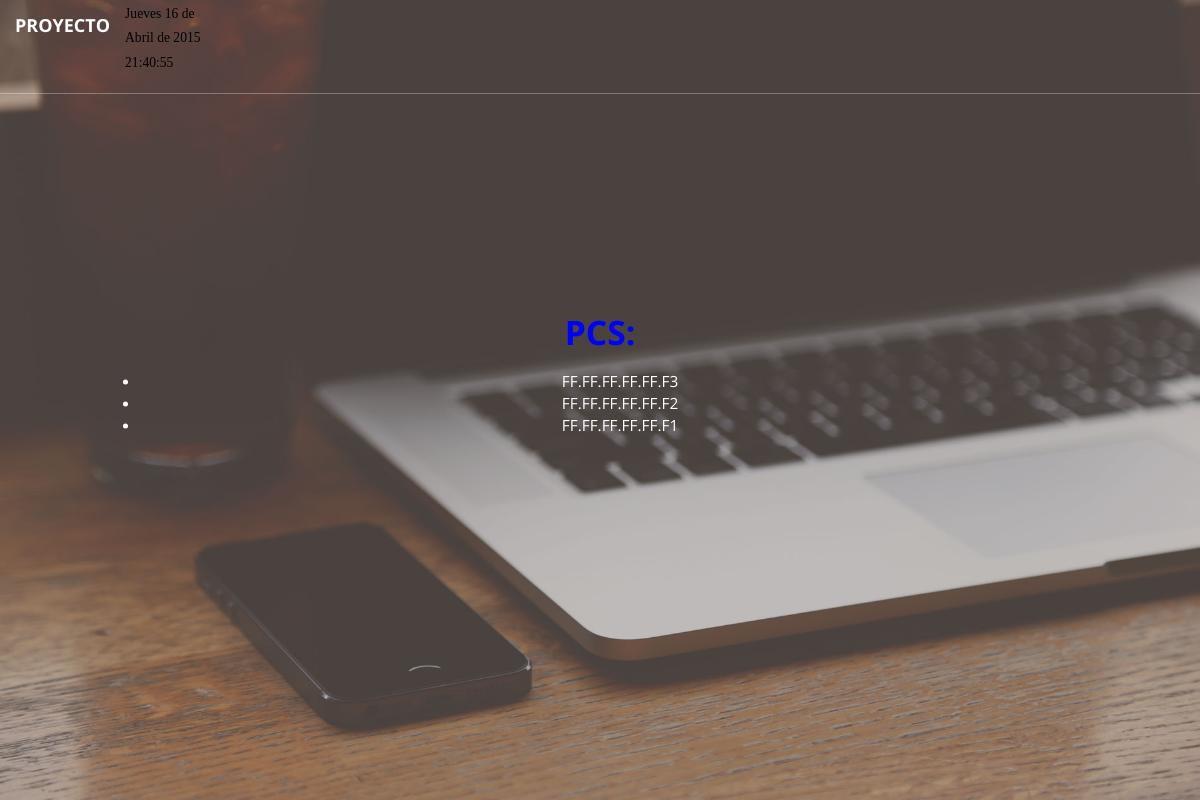
Page /maquinas/ on the committed database.
### maquinas/models.py (models this page shows, shortened)
class Pc(models.Model):
	salon = models.ForeignKey(Salon)
	nombre = models.CharField(max_length=200)
	ip = models.CharField(max_length=150)
	mac = models.CharField(max_length=200)
	so = models.CharField(max_length=100)
	ram = models.IntegerField()
	cpu = models.DecimalField(max_digits=3, decimal_places=1)
	arq = models.CharField(max_length=50)
	cant_cores = models.IntegerField()
	estado = models.CharField(max_length=50)

### maquinas/views.py (the view)
class IndexView(generic.ListView):
    template_name = 'maquinas/index.html'
    context_object_name = 'latest_pc_list'
    def get_queryset(self):
        return Pc.objects.order_by('-salon')[:5]

### maquinas/templates/maquinas/index.html (shortened to what this page needs)
{% load staticfiles %}
<!DOCTYPE html>
<html lang="en">
<head>
    <link rel="stylesheet" href="{% static 'maquinas/css/bootstrap.min.css' %}" type="text/css">
    <link rel="stylesheet" href="{% static 'maquinas/font-awesome/css/font-awesome.min.css' %}" type="text/css">
	<link rel="stylesheet" href="{% static 'maquinas/css/animate.min.css' %}" type="text/css">
 	<link rel="stylesheet" href="{% static 'maquinas/css/creative.css' %}" type="text/css">
</head>
<body id="page-top" onload="relojFecha()">
    <nav id="mainNav" class="navbar navbar-default navbar-fixed-top">
        <div class="container-fluid">
            <div class="navbar-header">
                <a class="navbar-brand page-scroll" href="#page-top">Proyecto</a>
                <p id="idReloj" style="color:#ffffff"; width:300px;/>
            </div>
            </div>
    </nav>
    <header>
        <div class="header-content">
            <div class="header-content-inner">
                    <h1>{{ "Pcs:" }}</h1><br/>
                    {% if latest_pc_list %}
                        <ul>
                        {% for pc in latest_pc_list %}
                            <li><a class="listitem" href="{% url 'maquinas:detail' pc.id %}">{{ pc.mac }}</a></li>
                        {% endfor %}
                        </ul>
                    {% else %}
                        <p>No existen Pcs.</p>
                    {% endif %}
            </div>
        </div>
    </header>
</body>
</html>

### maquinas/static/maquinas/css/creative.css (style rules this page uses)
html, body { width: 100%; height: 100%; }
body { font-family: Merriweather,'Helvetica Neue',Arial,sans-serif; }
a { color: #f05f40; -webkit-transition: all .35s; -moz-transition: all .35s; transition: all .35s; }
h1, h2, h3, h4, h5, h6 { font-family: 'Open Sans','Helvetica Neue',Arial,sans-serif; font-size: 2.4em; color: blue; }
p { margin-bottom: 20px; font-size: 16px; line-height: 1.5; }
.navbar-default { border-color: rgba(34,34,34,.05); font-family: 'Open Sans','Helvetica Neue',Arial,sans-serif; background-color: #fff; -webkit-transition: all .35s; -moz-transition: all .35s; transition: all .35s; }
.navbar-default .navbar-header .navbar-brand { text-transform: uppercase; font-family: 'Open Sans','Helvetica Neue',Arial,sans-serif; font-weight: 700; color: #f05f40; }
@media (min-width:768px) { .navbar-default { border-color: rgba(255,255,255,.3); background-color: transparent; } }
@media (min-width:768px) { .navbar-default .navbar-header .navbar-brand { color: rgba(255,255,255,.7); } }
header { position: relative; width: 100%; min-height: auto; text-align: center; color: #fff; background-image: url(../img/header.jpg); background-position: center; -webkit-background-size: cover; -moz-background-size: cover; background-size: cover; -o-background-size: cover; }
header .header-content { position: relative; width: 100%; padding: 100px 15px; text-align: center; }
header .header-content .header-content-inner h1 { margin-top: 0; margin-bottom: 0; text-transform: uppercase; font-weight: 700; }
@media (min-width:768px) { header { min-height: 100%; } }
@media (min-width:768px) { header .header-content { position: absolute; top: 50%; padding: 0 50px; transform: translateY(-50%); } }
@media (min-width:768px) { header .header-content .header-content-inner { margin-right: auto; margin-left: auto; max-width: 1000px; } }
body { webkit-tap-highlight-color: #222; }

### maquinas/templates/maquinas/index.html (style rules this page uses)
.listitem { color: #ffffff; font-size: 1.1em; font-family: 'Open Sans','Helvetica Neue',Arial,sans-serif; list-style-type: none; }

### rows in the picture
Pc: mac "FF.FF.FF.FF.FF.F3"
Pc: mac "FF.FF.FF.FF.FF.F2"
Pc: mac "FF.FF.FF.FF.FF.F1"

### other values in the picture
{{ "Pcs:" }} "PCS:"
